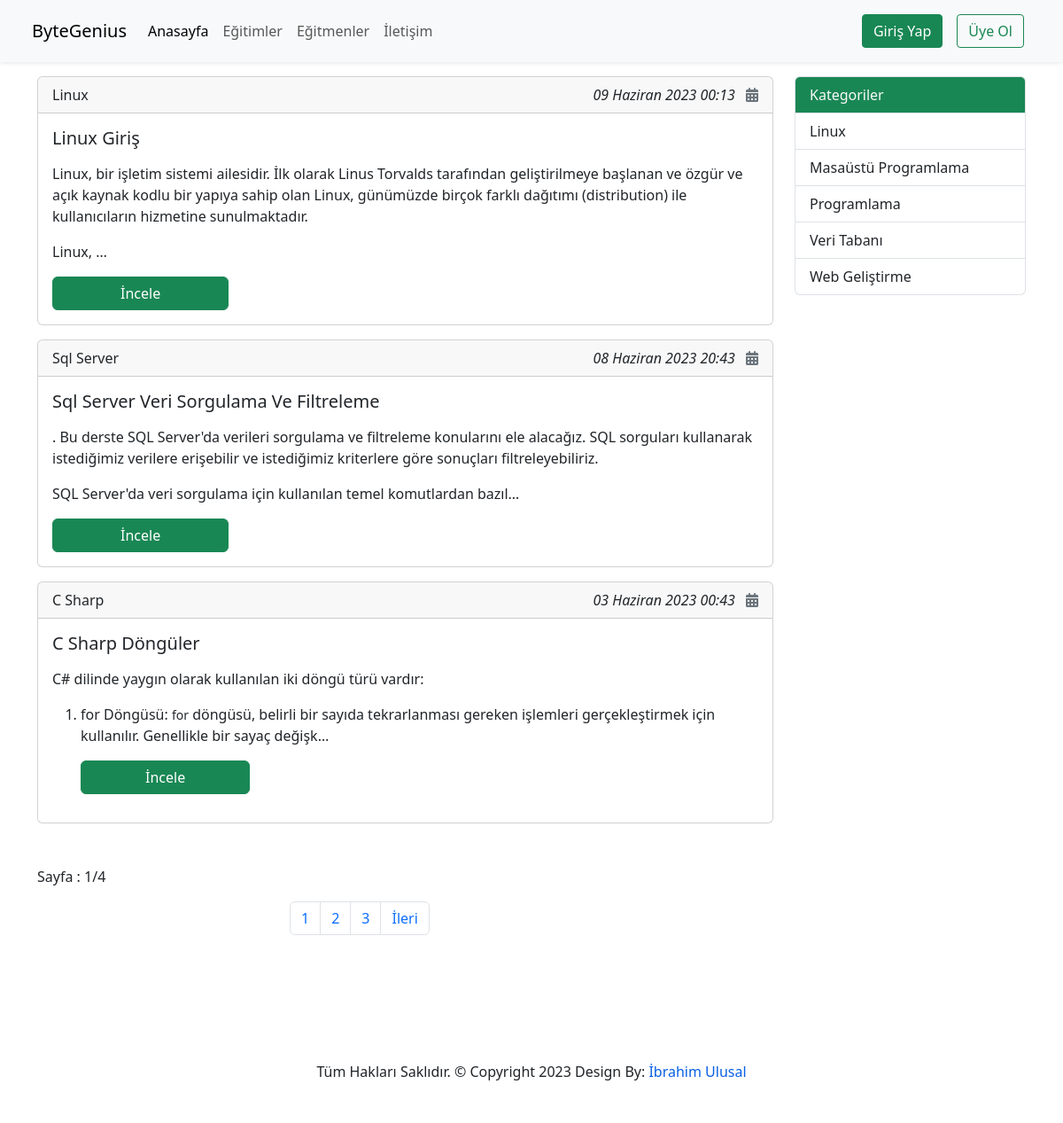
The app's page /, older data.
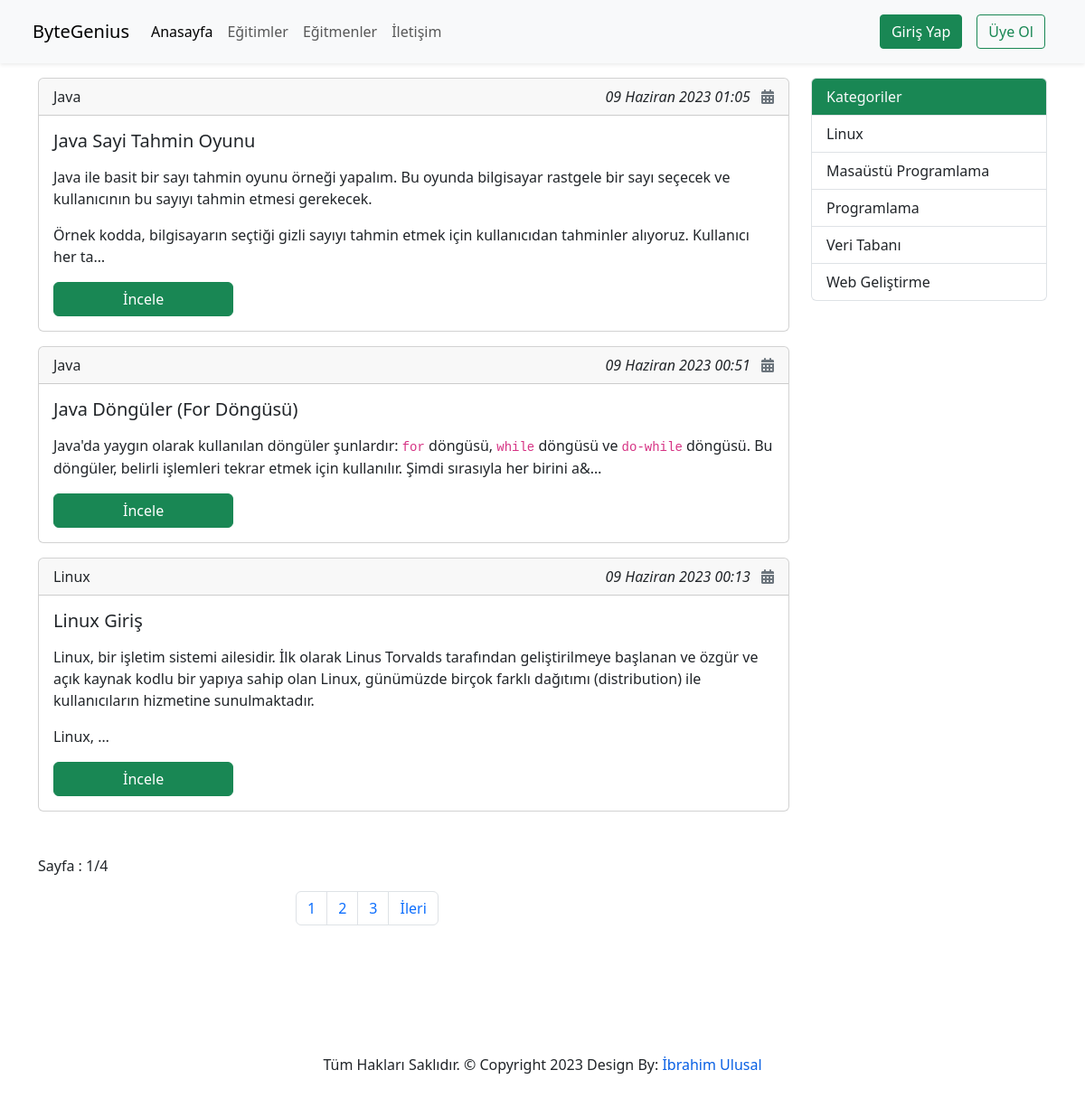
The same page, newer data.
### courses/Models/CourseData.py (models this page shows, shortened)
class CourseData(models.Model):
    name = models.ForeignKey(CourseName,on_delete=models.CASCADE)
    title = models.CharField(max_length=50)
    description = RichTextUploadingField()
    date = models.DateTimeField(auto_now_add=True)
    slug = models.SlugField(unique=True,editable=False)
    isShowhome = models.BooleanField(blank=True,null=True)

### courses/Models/CourseName.py (models this page shows, shortened)
class CourseName(models.Model):
    courseName = models.CharField(max_length=50)
    date = models.DateTimeField(auto_now_add=True)
    slug = models.SlugField(unique=True,editable=False)

### courses/Models/Category.py (models this page shows, shortened)
class Category(models.Model):
    categoryName = models.CharField(max_length=50)
    date = models.DateTimeField(auto_now_add=True)
    slug = models.SlugField(unique=True,editable=False)

### pages/views.py (the view)
# urls.py: path('',views.index,name="home"),
def index(request):
    courseList = CourseData.objects.all().filter(isShowhome=True).order_by('-id')
    paginator = Paginator(courseList,3)
    page_number = request.GET.get("page")
    page_obj = paginator.get_page(page_number)
    context = {
        'categories':Category.objects.all().order_by('categoryName'),
        'page_obj':page_obj,
        }
    return render(request,'pagesAppFiles/index.html',context=context)

### templates/pagesAppFiles/index.html (shortened to what this page needs)
{% extends 'partials/_base.html'%}
{% block content %}
<div class="container mt-3">
    <div class="row">
      <div class="col-sm-9">
        {% for data in page_obj.object_list %}
          {% if data.isShowhome %}
            <div class="card mb-3">
              <div class="card-header">
                {{ data.name.courseName|title }}
                <span class="float-end" style="font-style: italic;">{{ data.date }} <i class="fa-solid fa-calendar-days ms-2 text-secondary"></i></span>
              </div>
              <div class="card-body">
                <h5 class="card-title"> <a href="{% url 'course-data-details' data.id  %}" class="text-decoration-none text-dark">{{ data.title|title }} </a></h5>
                    <p class="card-text">
                      {{ data.description|safe|truncatechars:310 }}
                    </p>
                    <a href="{% url 'course-data-details' data.id  %}" class="btn btn-success float-right w-25">İncele</a>
              </div>
            </div>
          {% endif %}
          {% endfor %}
          <div class="row my-5">
            <p>Sayfa : {{ page_obj.number }}/{{ page_obj.paginator.num_pages }}</p>
            <div class="col-md-4 offset-md-4">
              <nav aria-label="Page navigation example">
                <ul class="pagination">
                    {% if page_obj.paginator.num_pages >= 3 %}
                  <li class="page-item"><a href="?page=1" class="page-link">1</a></li>
                  <li class="page-item"><a class="page-link" href="?page=2">2</a></li>
                  <li class="page-item"><a class="page-link" href="?page=3">3</a></li>
                  {% endif %}
                  {% if page_obj.has_next %}
                    <li class="page-item"><a class="page-link" href="?page={{ page_obj.next_page_number }}">İleri</a></li>
                    {% endif %}
                </ul>
              </nav>
            </div>
          </div>
      </div>
      <div class="col-sm-3">
        <div class="list-group">
          <li class="list-group-item list-group-item-action bg-success text-light">
            Kategoriler
          </li>
          {% for category in categories %}
          <a href="{% url 'categories' category.slug %}" class="list-group-item list-group-item-action"> {{ category.categoryName|title }} </a>
          {% endfor %}
        </div>
      </div>
    </div>
</div>
{% endblock %}

Row changes from the older to the newer data that the page shows:
no longer on this page (row unchanged): CourseData: name.courseName "Sql Server", date "08 Haziran 2023 20:43", title "Sql Server Veri Sorgulama Ve Filtreleme", description ". Bu derste SQL Server'da verileri sorgulama ve filtreleme konularını ele alacağız. SQL sorguları kullanarak istediğimiz verilere erişebilir ve istediğimiz kriterlere göre sonuçları filtreleyebiliriz. SQL Server'da veri sorgulama için kullanılan temel komutlardan bazıl…"
no longer on this page (row unchanged): CourseData: name.courseName "C Sharp", date "03 Haziran 2023 00:43", title "C Sharp Döngüler", description "C# dilinde yaygın olarak kullanılan iki döngü türü vardır: for Döngüsü: for döngüsü, belirli bir sayıda tekrarlanması gereken işlemleri gerçekleştirmek için kullanılır. Genellikle bir sayaç değişk…"
added CourseData: name.courseName "Java", date "09 Haziran 2023 01:05", title "Java Sayi Tahmin Oyunu", description "Java ile basit bir sayı tahmin oyunu örneği yapalım. Bu oyunda bilgisayar rastgele bir sayı seçecek ve kullanıcının bu sayıyı tahmin etmesi gerekecek. Örnek kodda, bilgisayarın seçtiği gizli sayıyı tahmin etmek için kullanıcıdan tahminler alıyoruz. Kullanıcı her ta…"
added CourseData: name.courseName "Java", date "09 Haziran 2023 00:51", title "Java Döngüler (For Döngüsü)", description "Java'da yaygın olarak kullanılan döngüler şunlardır: for döngüsü, while döngüsü ve do-while döngüsü. Bu döngüler, belirli işlemleri tekrar etmek için kullanılır. Şimdi sırasıyla her birini a&…"
